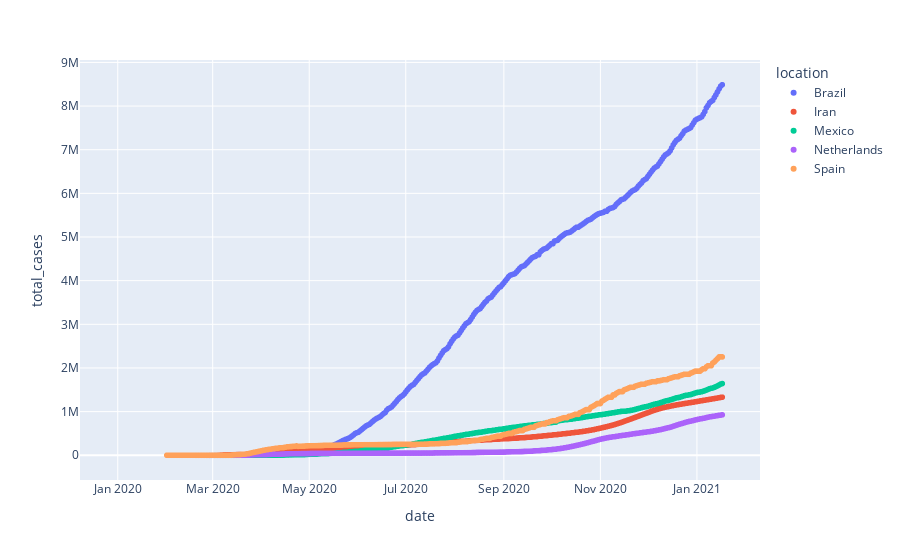

The cell this chart's notebook holds for it:
### Code cell
def heyhey(df, x, y, z):
    return px.scatter(df, x=x, y=y, color=z)

heyhey(df=df_our_countries, x='date', y='total_cases', z='location')

### Figure 1 — Plotly figure (JSON) as saved in the notebook; plotly's stock layout.template omitted (floating-point values rounded to 4 significant figures; data arrays with more than 128 entries replaced by an {"elided": "..."} marker saying what was removed)
{"data": [{"hovertemplate": "location=Brazil<br>date=%{x}<br>total_cases=%{y}<extra></extra>", "legendgroup": "Brazil", "marker": {"color": "#636efa", "symbol": "circle"}, "mode": "markers", "name": "Brazil", "showlegend": true, "type": "scattergl", "x": {"elided": "327 str values"}, "xaxis": "x", "y": {"elided": "327 int values"}, "yaxis": "y"}, {"hovertemplate": "location=Iran<br>date=%{x}<br>total_cases=%{y}<extra></extra>", "legendgroup": "Iran", "marker": {"color": "#EF553B", "symbol": "circle"}, "mode": "markers", "name": "Iran", "showlegend": true, "type": "scattergl", "x": {"elided": "334 str values"}, "xaxis": "x", "y": {"elided": "334 int values"}, "yaxis": "y"}, {"hovertemplate": "location=Mexico<br>date=%{x}<br>total_cases=%{y}<extra></extra>", "legendgroup": "Mexico", "marker": {"color": "#00cc96", "symbol": "circle"}, "mode": "markers", "name": "Mexico", "showlegend": true, "type": "scattergl", "x": {"elided": "383 str values"}, "xaxis": "x", "y": {"elided": "383 int values"}, "yaxis": "y"}, {"hovertemplate": "location=Netherlands<br>date=%{x}<br>total_cases=%{y}<extra></extra>", "legendgroup": "Netherlands", "marker": {"color": "#ab63fa", "symbol": "circle"}, "mode": "markers", "name": "Netherlands", "showlegend": true, "type": "scattergl", "x": {"elided": "328 str values"}, "xaxis": "x", "y": {"elided": "328 int values"}, "yaxis": "y"}, {"hovertemplate": "location=Spain<br>date=%{x}<br>total_cases=%{y}<extra></extra>", "legendgroup": "Spain", "marker": {"color": "#FFA15A", "symbol": "circle"}, "mode": "markers", "name": "Spain", "showlegend": true, "type": "scattergl", "x": {"elided": "352 str values"}, "xaxis": "x", "y": {"elided": "352 int values"}, "yaxis": "y"}], "layout": {"legend": {"title": {"text": "location"}, "tracegroupgap": 0}, "margin": {"t": 60}, "xaxis": {"anchor": "y", "domain": [0, 1], "title": {"text": "date"}}, "yaxis": {"anchor": "x", "domain": [0, 1], "title": {"text": "total_cases"}}}}
